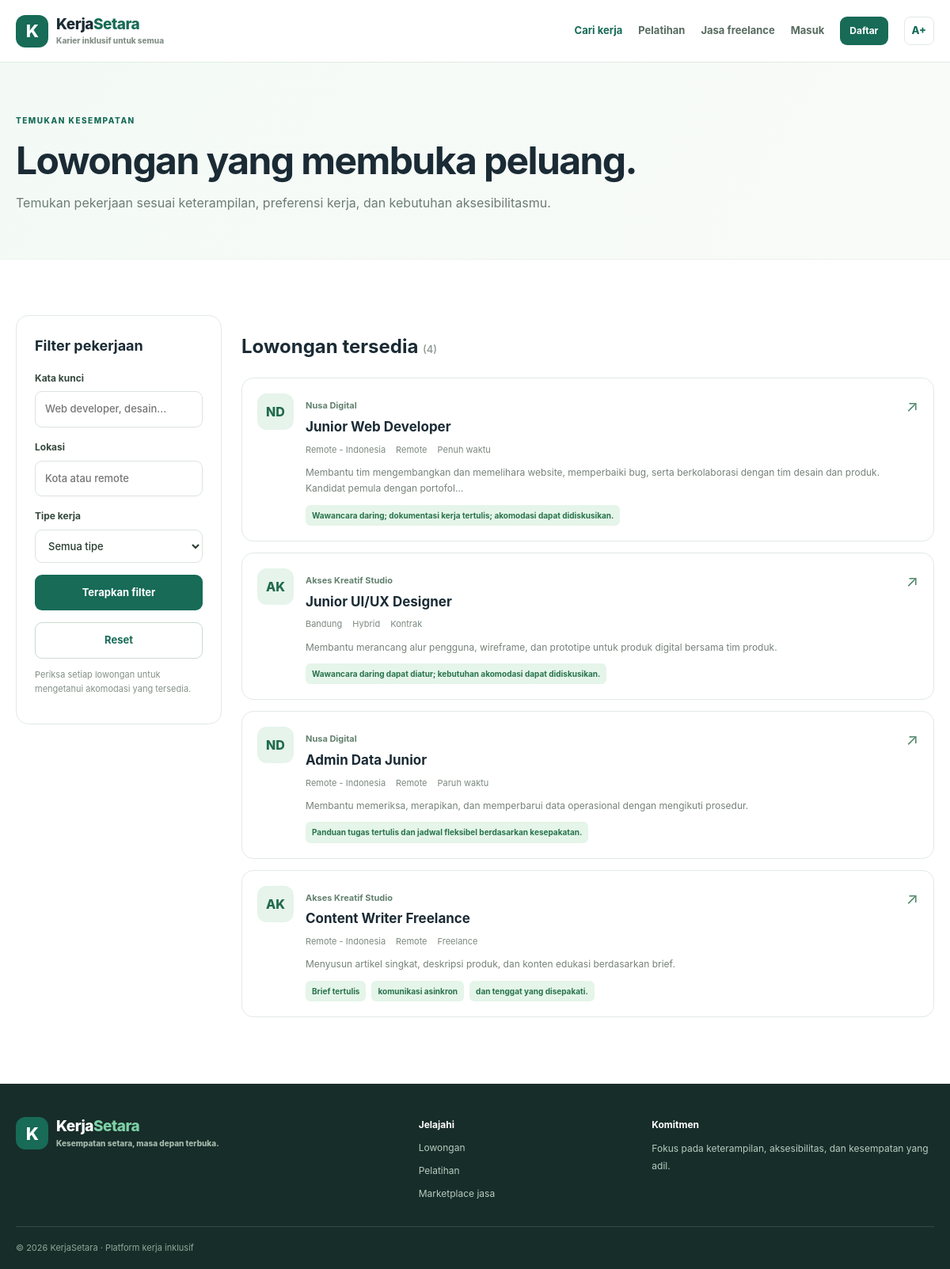
/public/jobs.php, run on the app's committed database.
### tables this page shows
CREATE TABLE jobs(id INT UNSIGNED AUTO_INCREMENT PRIMARY KEY,company_id INT UNSIGNED NOT NULL,title VARCHAR(180) NOT NULL,description TEXT NOT NULL,requirements TEXT,skills TEXT,work_type ENUM('Remote','Hybrid','Onsite') DEFAULT 'Remote',employment_type VARCHAR(50) DEFAULT 'Penuh waktu',location VARCHAR(120),salary_range VARCHAR(100),accessibility TEXT,deadline DATE,status ENUM('Aktif','Ditangguhkan','Ditutup') DEFAULT 'Aktif',created_at TIMESTAMP DEFAULT CURRENT_TIMESTAMP,updated_at TIMESTAMP DEFAULT CURRENT_TIMESTAMP ON UPDATE CURRENT_TIMESTAMP,FOREIGN KEY(company_id) REFERENCES users(id) ON DELETE CASCADE,INDEX(status),INDEX(work_type));

### app/helpers.php (called while the page is built, shortened)
<?php
require_once __DIR__.'/../config/config.php';
function e(?string $s): string { return htmlspecialchars($s??'',ENT_QUOTES,'UTF-8'); }
function url(string $p=''): string { return rtrim(BASE_URL,'/').($p?'/'.ltrim($p,'/'):'/'); }
function initials(string $s): string { $out='';foreach(array_slice(preg_split('/\s+/',trim($s))?:[],0,2) as $p)$out.=strtoupper(substr($p,0,1));return $out?:'KS'; }

### config/config.php (called while the page is built, shortened)
<?php
function db(): PDO {
 $pdo=new PDO('mysql:host='.DB_HOST.';dbname='.DB_NAME.';charset=utf8mb4',DB_USER,DB_PASS,[
  PDO::ATTR_ERRMODE=>PDO::ERRMODE_EXCEPTION,
  PDO::ATTR_DEFAULT_FETCH_MODE=>PDO::FETCH_ASSOC,
  PDO::ATTR_EMULATE_PREPARES=>false
 ]);
 return $pdo;
}

### public/jobs.php (the view, shortened to what this page needs)
<?php
require_once __DIR__.'/../app/layout.php';$q=trim($_GET['q']??'');$type=trim($_GET['type']??'');$loc=trim($_GET['location']??'');$sql="SELECT j.*,COALESCE(cp.company_name,u.name) company FROM jobs j JOIN users u ON u.id=j.company_id LEFT JOIN company_profiles cp ON cp.user_id=u.id WHERE j.status='Aktif'";$p=[];if($q!==''){$sql.=" AND (j.title LIKE ? OR j.description LIKE ? OR j.skills LIKE ? OR cp.company_name LIKE ?)";$v="%$q%";array_push($p,$v,$v,$v,$v);}if(in_array($type,['Remote','Hybrid','Onsite'],true)){$sql.=' AND j.work_type=?';$p[]=$type;}if($loc!==''){$sql.=' AND j.location LIKE ?';$p[]="%$loc%";}$sql.=' ORDER BY j.created_at DESC';$st=db()->prepare($sql);$st->execute($p);$jobs=$st->fetchAll();page_header('Cari lowongan','jobs'); ?>
<section class="page-hero"><div class="container"><span class="eyebrow">TEMUKAN KESEMPATAN</span><h1>Lowongan yang membuka peluang.</h1><p>Temukan pekerjaan sesuai keterampilan, preferensi kerja, dan kebutuhan aksesibilitasmu.</p></div></section><section class="section"><div class="container jobs-layout"><aside class="panel"><h2>Filter pekerjaan</h2><form method="get" class="form"><label>Kata kunci<input name="q" placeholder="Web developer, desain..." value="<?=e($q)?>"></label><label>Lokasi<input name="location" placeholder="Kota atau remote" value="<?=e($loc)?>"></label><label>Tipe kerja<select name="type"><option value="">Semua tipe</option><?php foreach(['Remote','Hybrid','Onsite'] as $t):?><option <?=$type===$t?'selected':''?>><?=$t?></option><?php endforeach;?></select></label><button class="btn btn-primary full">Terapkan filter</button><a class="btn btn-outline full" href="<?=e(url('jobs.php'))?>">Reset</a></form><p class="tiny">Periksa setiap lowongan untuk mengetahui akomodasi yang tersedia.</p></aside><div><h2>Lowongan tersedia <span class="count">(<?=count($jobs)?>)</span></h2><?php if(!$jobs):?><div class="empty"><h3>Belum ada hasil yang cocok</h3><p>Coba kata kunci atau filter lain.</p></div><?php endif;?><?php foreach($jobs as $j):?><article class="job"><div class="company-logo"><?=e(initials($j['company']))?></div><div class="job-content"><small class="company-name"><?=e($j['company'])?></small><h3><a href="<?=e(url('job.php?id='.(int)$j['id']))?>"><?=e($j['title'])?></a></h3><div class="meta"><span><?=e($j['location']?:'Lokasi fleksibel')?></span><span><?=e($j['work_type'])?></span><span><?=e($j['employment_type'])?></span></div><p><?=e(mb_strimwidth(strip_tags($j['description']),0,150,'…'))?></p><div class="tags"><?php foreach(array_slice(array_filter(array_map('trim',explode(',',$j['accessibility']??''))),0,3) as $tag):?><span class="tag green"><?=e($tag)?></span><?php endforeach;?></div></div><a class="job-arrow" href="<?=e(url('job.php?id='.(int)$j['id']))?>" aria-label="Lihat lowongan">↗</a></article><?php endforeach;?></div></div></section>

### public/assets/css/style.css (style rules this page uses)
* { box-sizing:border-box }
:root { --ink:#1b2b35;--muted:#6d7d75;--green:#176b57;--green2:#e8f5ed;--line:#e2eae4;--cream:#f5faf6;--purple:#6c5bc8;font-family:Inter,system-ui,-apple-system,"Segoe UI",sans-serif;color:var(--ink);font-size:16px }
body { margin:0;line-height:1.65 }
a { color:inherit;text-decoration:none }
button,input,textarea,select { font:inherit }
.container { width:min(1160px,calc(100% - 40px));margin:auto }
.btn { display:inline-flex;align-items:center;justify-content:center;gap:7px;padding:11px 16px;border-radius:9px;border:1px solid transparent;font-size:13px;font-weight:750;cursor:pointer;transition:.15s }
.btn-primary { background:var(--green);color:white }
.btn-outline { border-color:#cadbd0;background:white;color:var(--green) }
.full { width:100% }
.eyebrow { font-size:10px;font-weight:850;letter-spacing:1.5px;color:var(--green) }
h1,h2,h3,p { overflow-wrap:anywhere }
.section { padding:70px 0 }
.green { background:#e4f5e9;color:#287b54 }
.page-hero { padding:58px 0;background:linear-gradient(120deg,#f3faf5,#f9fbf8);border-bottom:1px solid #edf2ed }
.page-hero h1 { font-size:clamp(34px,4vw,48px);line-height:1.15;letter-spacing:-1.6px;margin:12px 0 }
.page-hero p { max-width:690px;color:var(--muted);margin:0 }
.form { display:flex;flex-direction:column;gap:15px }
.form label { display:flex;flex-direction:column;gap:7px;font-size:12px;font-weight:750;color:#35483d }
.form input,.form textarea,.form select,.search-inline input,.admin-form select,.status-form select { width:100%;min-width:0;border:1px solid #dbe4dd;border-radius:9px;padding:11px 12px;font-size:13px;color:#263b30;background:#fff;font-weight:450 }
.tiny { font-size:11px;line-height:1.7;color:#839087 }
.jobs-layout { display:grid;grid-template-columns:260px 1fr;gap:25px;align-items:start }
.panel { background:white;border:1px solid var(--line);border-radius:16px;padding:23px }
.panel h2 { font-size:18px;margin:0 0 16px }
.count { font-size:13px;color:#89958d;font-weight:500 }
.job { display:flex;gap:15px;align-items:flex-start;border:1px solid var(--line);border-radius:15px;padding:19px;margin:14px 0;transition:.15s }
.company-logo { width:46px;height:46px;flex:0 0 auto;display:grid;place-items:center;background:#e6f4eb;color:#216b4d;border-radius:12px;font-weight:850 }
.job-content { flex:1;min-width:0 }
.company-name { font-size:11px;color:#63816f;font-weight:750 }
.job h3 { font-size:17px;line-height:1.35;margin:4px 0 8px }
.meta { display:flex;flex-wrap:wrap;gap:13px;color:#7b897f;font-size:11px }
.job p { font-size:12px;color:#758279;line-height:1.7;margin:10px 0 }
.tags { display:flex;flex-wrap:wrap;gap:7px }
.tag { display:inline-flex;padding:5px 8px;border-radius:6px;background:#eef2ef;color:#68756c;font-size:10px;font-weight:700 }
.tag.green { background:#e5f5e9;color:#28734d }
.job-arrow { font-size:20px;color:#52876a }

### data on the page
jobs: company "ND", company "Nusa Digital", title "Junior Web Developer", location "Remote - Indonesia", work_type "Remote", employment_type "Penuh waktu", description "Membantu tim mengembangkan dan memelihara website, memperbaiki bug, serta berkolaborasi dengan tim desain dan produk. Kandidat pemula dengan portofol…", accessibility "Wawancara daring; dokumentasi kerja tertulis; akomodasi dapat didiskusikan."
jobs: company "AK", company "Akses Kreatif Studio", title "Junior UI/UX Designer", location "Bandung", work_type "Hybrid", employment_type "Kontrak", description "Membantu merancang alur pengguna, wireframe, dan prototipe untuk produk digital bersama tim produk.", accessibility "Wawancara daring dapat diatur; kebutuhan akomodasi dapat didiskusikan."
jobs: company "ND", company "Nusa Digital", title "Admin Data Junior", location "Remote - Indonesia", work_type "Remote", employment_type "Paruh waktu", description "Membantu memeriksa, merapikan, dan memperbarui data operasional dengan mengikuti prosedur.", accessibility "Panduan tugas tertulis dan jadwal fleksibel berdasarkan kesepakatan."
jobs: company "AK", company "Akses Kreatif Studio", title "Content Writer Freelance", location "Remote - Indonesia", work_type "Remote", employment_type "Freelance", description "Menyusun artikel singkat, deskripsi produk, dan konten edukasi berdasarkan brief.", accessibility "Brief tertulis", accessibility "komunikasi asinkron", accessibility "dan tenggat yang disepakati."

### other printed values
count($jobs) "4"
